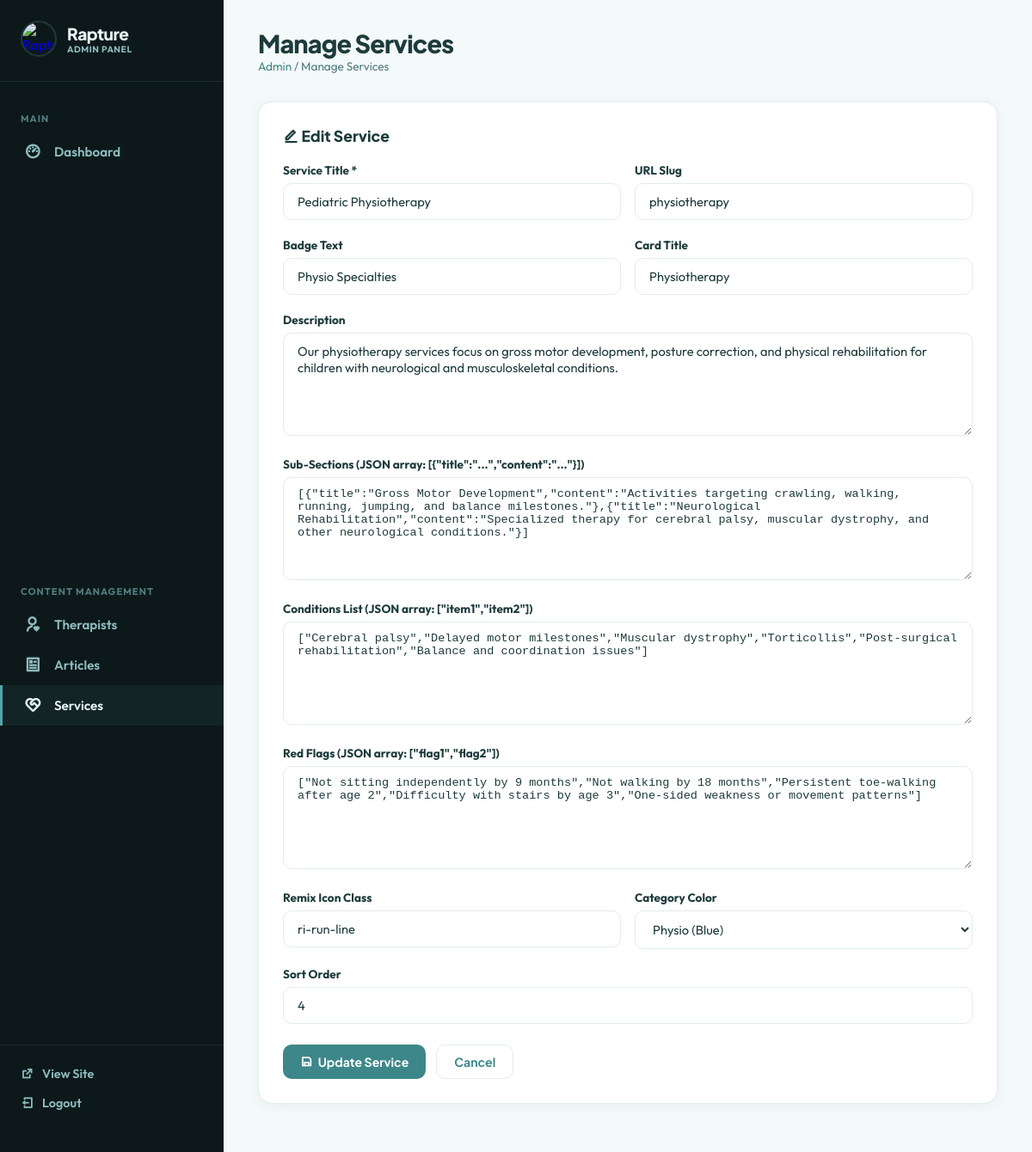
Page /admin/services.php?action=edit&id=4 (signed in) on the committed database.
### tables this page shows
CREATE TABLE services (
            id INTEGER PRIMARY KEY AUTOINCREMENT,
            title TEXT NOT NULL,
            slug TEXT UNIQUE NOT NULL,
            badge_text TEXT DEFAULT '',
            description TEXT DEFAULT '',
            sub_sections TEXT DEFAULT '[]',
            conditions_list TEXT DEFAULT '[]',
            red_flags TEXT DEFAULT '[]',
            card_title TEXT DEFAULT '',
            icon TEXT DEFAULT 'ri-heart-pulse-line',
            category_color TEXT DEFAULT 'speech',
            sort_order INTEGER DEFAULT 0,
            created_at DATETIME DEFAULT CURRENT_TIMESTAMP
        );

### admin/services.php (the view, shortened to what this page needs)
<?php
$db = getDB();
$action = $_GET['action'] ?? 'list';
$id = intval($_GET['id'] ?? 0);
$editData = null;
if ($action === 'edit' && $id > 0) {
    $stmt = $db->prepare('SELECT * FROM services WHERE id = ?');
    $stmt->execute([$id]);
    $editData = $stmt->fetch();
}
require_once __DIR__ . '/includes/header.php';
?>
<?php if ($action === 'add' || $action === 'edit'): ?>
<div class="admin-card">
    <h3><i class="ri-<?= $action === 'edit' ? 'edit' : 'add-circle' ?>-line"></i> <?= $action === 'edit' ? 'Edit' : 'Add' ?> Service</h3>
    <form method="POST" class="admin-form">
        <div class="form-row-admin">
            <div class="form-group">
                <label for="title">Service Title *</label>
                <input type="text" id="title" name="title" value="<?= htmlspecialchars($editData['title'] ?? '') ?>" required placeholder="e.g. Speech & Language Therapy">
            </div>
            <div class="form-group">
                <label for="slug">URL Slug</label>
                <input type="text" id="slug" name="slug" value="<?= htmlspecialchars($editData['slug'] ?? '') ?>" placeholder="Auto-generated if blank">
            </div>
        </div>
        <div class="form-row-admin">
            <div class="form-group">
                <label for="badge_text">Badge Text</label>
                <input type="text" id="badge_text" name="badge_text" value="<?= htmlspecialchars($editData['badge_text'] ?? '') ?>" placeholder="e.g. SLP Specialties">
            </div>
            <div class="form-group">
                <label for="card_title">Card Title</label>
                <input type="text" id="card_title" name="card_title" value="<?= htmlspecialchars($editData['card_title'] ?? '') ?>" placeholder="Short card heading">
            </div>
        </div>
        <div class="form-group">
            <label for="description">Description</label>
            <textarea id="description" name="description"><?= htmlspecialchars($editData['description'] ?? '') ?></textarea>
        </div>
        <div class="form-group">
            <label for="sub_sections">Sub-Sections (JSON array: [{"title":"...","content":"..."}])</label>
            <textarea id="sub_sections" name="sub_sections" style="font-family: monospace; font-size: 0.85rem;"><?= htmlspecialchars($editData['sub_sections'] ?? '[]') ?></textarea>
        </div>
        <div class="form-group">
            <label for="conditions_list">Conditions List (JSON array: ["item1","item2"])</label>
            <textarea id="conditions_list" name="conditions_list" style="font-family: monospace; font-size: 0.85rem;"><?= htmlspecialchars($editData['conditions_list'] ?? '[]') ?></textarea>
        </div>
        <div class="form-group">
            <label for="red_flags">Red Flags (JSON array: ["flag1","flag2"])</label>
            <textarea id="red_flags" name="red_flags" style="font-family: monospace; font-size: 0.85rem;"><?= htmlspecialchars($editData['red_flags'] ?? '[]') ?></textarea>
        </div>
        <div class="form-row-admin">
            <div class="form-group">
                <label for="icon">Remix Icon Class</label>
                <input type="text" id="icon" name="icon" value="<?= htmlspecialchars($editData['icon'] ?? 'ri-heart-pulse-line') ?>" placeholder="ri-heart-pulse-line">
            </div>
            <div class="form-group">
                <label for="category_color">Category Color</label>
                <select id="category_color" name="category_color">
                    <option value="physio" <?= ($editData['category_color'] ?? '') === 'physio' ? 'selected' : '' ?>>Physio (Blue)</option>
                </select>
            </div>
        </div>
        <div class="form-group">
            <label for="sort_order">Sort Order</label>
            <input type="number" id="sort_order" name="sort_order" value="<?= htmlspecialchars($editData['sort_order'] ?? '0') ?>">
        </div>
        <div class="admin-modal-actions" style="justify-content: flex-start;">
            <button type="submit" class="btn-admin btn-admin-primary"><i class="ri-save-line"></i> <?= $action === 'edit' ? 'Update' : 'Add' ?> Service</button>
            <a href="services.php" class="btn-admin btn-admin-outline">Cancel</a>
        </div>
    </form>
</div>
<?php endif; ?>
<?php require_once __DIR__ . '/includes/footer.php'; ?>

### admin/includes/header.php (style rules this page uses)
:root { --primary: #3d878a; --primary-light: #f0f8f8; --primary-medium: #54a6a9; --text-dark: #1d3b3c; --text-muted: #527c7e; --sidebar-bg: #0c1819; --sidebar-hover: #122425; --card-bg: #ffffff; --body-bg: #f4f9f9; --success: #076c18; --danger: #dc3545; --warning: #ffb547; --border: #e2eced; --shadow: 0 2px 12px rgba(61, 135, 138, 0.08); }
* { box-sizing: border-box; margin: 0; padding: 0; }
body { font-family: 'Outfit', sans-serif; background: var(--body-bg); color: var(--text-dark); display: flex; min-height: 100vh; }
.admin-card { background: var(--card-bg); border-radius: 16px; border: 1px solid var(--border); box-shadow: var(--shadow); padding: 28px; margin-bottom: 24px; }
.admin-card h3 { font-family: 'Plus Jakarta Sans', sans-serif; font-size: 1.1rem; font-weight: 800; color: var(--text-dark); margin-bottom: 20px; }
.btn-admin { display: inline-flex; align-items: center; gap: 6px; padding: 10px 20px; border-radius: 10px; font-family: 'Plus Jakarta Sans', sans-serif; font-weight: 700; font-size: 0.88rem; cursor: pointer; border: none; transition: all 0.2s ease; text-decoration: none; }
.btn-admin-primary { background: var(--primary); color: #fff; }
.btn-admin-outline { background: transparent; color: var(--primary); border: 1.5px solid var(--border); }
.admin-form .form-group { margin-bottom: 20px; }
.admin-form label { display: block; font-weight: 700; font-size: 0.85rem; color: var(--text-dark); margin-bottom: 6px; }
.admin-form input, .admin-form select, .admin-form textarea { width: 100%; padding: 11px 16px; border: 1.5px solid var(--border); border-radius: 10px; font-family: 'Outfit', sans-serif; font-size: 0.92rem; color: var(--text-dark); background: #fff; transition: border-color 0.2s; }
.admin-form textarea { min-height: 120px; resize: vertical; }
.form-row-admin { display: grid; grid-template-columns: 1fr 1fr; gap: 16px; }
.admin-modal-actions { display: flex; justify-content: flex-end; gap: 12px; margin-top: 24px; }

### rows in the picture
services: title "Pediatric Physiotherapy", slug "physiotherapy", badge_text "Physio Specialties", card_title "Physiotherapy", description "Our physiotherapy services focus on gross motor development, posture correction, and physical rehabilitation for children with neurological and musculoskeletal conditions.", sub_sections "[{\"title\":\"Gross Motor Development\",\"content\":\"Activities targeting crawling, walking, running, jumping, and balance milestones.\"},{\"title\":\"Neurological Rehabilitation\",\"content\":\"Specialized therapy for cerebral palsy, muscular dystrophy, and other neurological conditions.\"}]", conditions_list "[\"Cerebral palsy\",\"Delayed motor milestones\",\"Muscular dystrophy\",\"Torticollis\",\"Post-surgical rehabilitation\",\"Balance and coordination issues\"]", red_flags "[\"Not sitting independently by 9 months\",\"Not walking by 18 months\",\"Persistent toe-walking after age 2\",\"Difficulty with stairs by age 3\",\"One-sided weakness or movement patterns\"]", icon "ri-run-line", category_color "Physio (Blue)", sort_order "4"

### other values in the picture
$admin_title "Manage Services"
